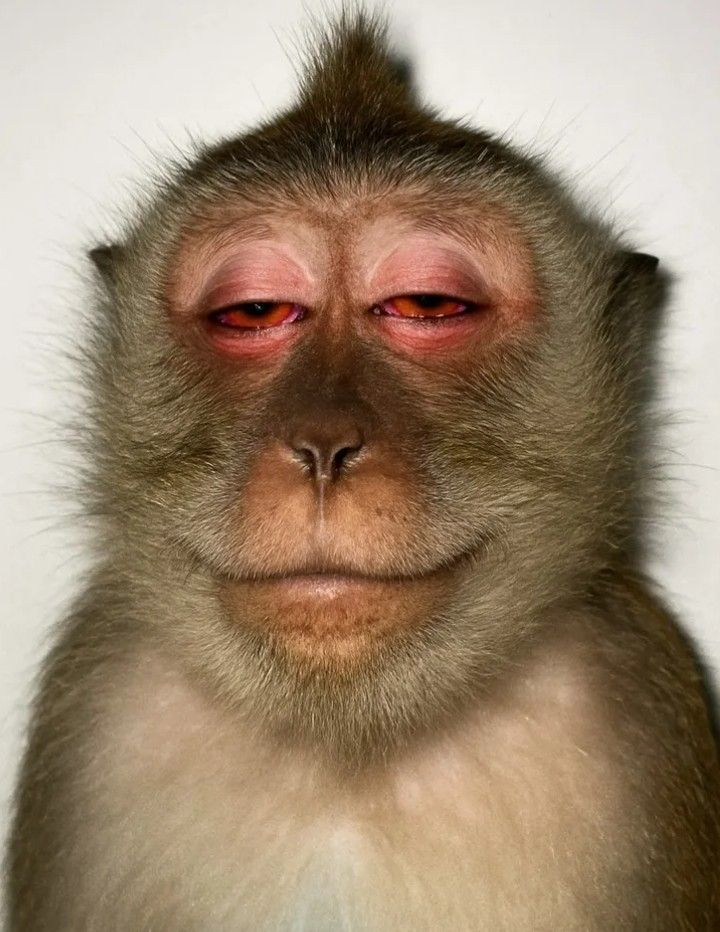
#> input picture Sesi#6/monyet.jpg, 720 x 932 px
$ python rotation.py
#> lines starting #> are read from the running program, lines starting #| are printed output that depends on the picture
import cv2
import matplotlib.pyplot as plt

img = cv2.imread("monyet.jpg")
#> img is the input picture: shape (932, 720, 3); mean B, G, R 112.1, 134.8, 155.3
img = cv2.cvtColor(img, cv2.COLOR_BGR2RGB)

tinggi, lebar = img.shape[:2]
#> tinggi = 932; lebar = 720

# Menentukan titik pusat
pusat = (lebar // 2, tinggi // 2)
#> pusat = (360, 466)

# Rotasi 145 derajat
M = cv2.getRotationMatrix2D(
    pusat, 145, 1.0
)

hasil = cv2.warpAffine(
    img, M, (lebar, tinggi)
)
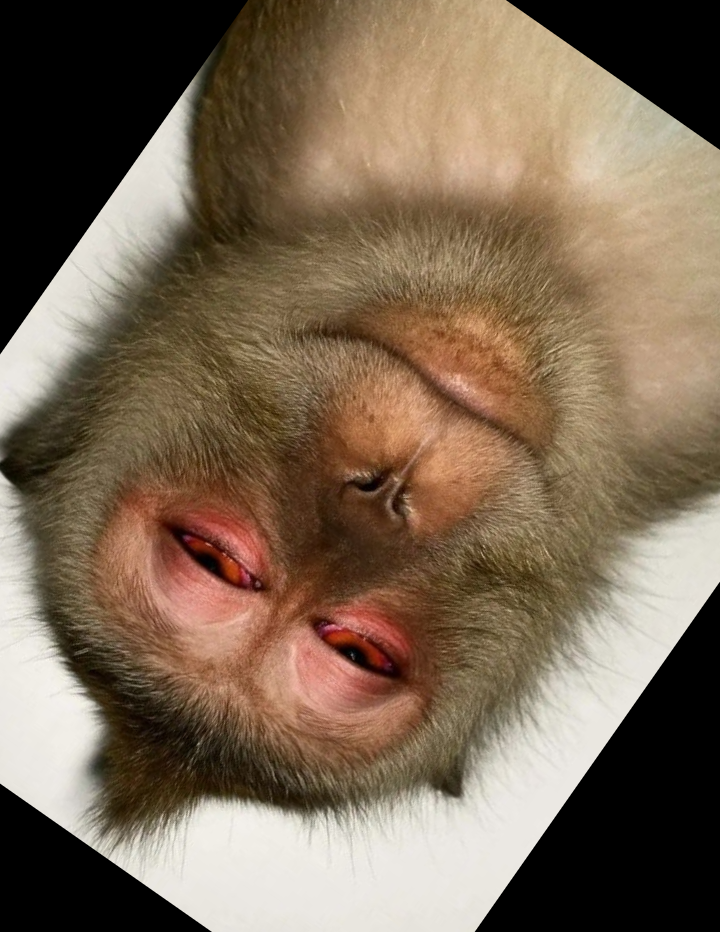
#> hasil: shape (932, 720, 3); mean R, G, B 123.9, 105, 85

plt.figure(figsize=(10, 5))

plt.subplot(1, 2, 1)
plt.imshow(img)
plt.title("Citra Asli")
plt.axis("off")

plt.subplot(1, 2, 2)
plt.imshow(hasil)
plt.title("Rotasi 145 Derajat")
plt.axis("off")

plt.show()
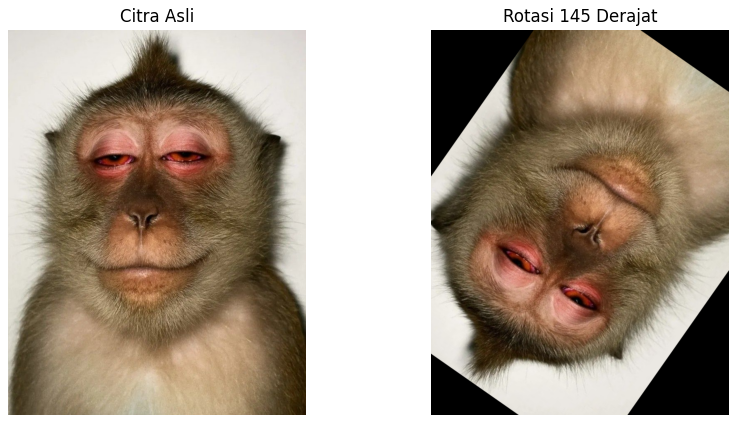
#> figure drawn by matplotlib, 2 panels
